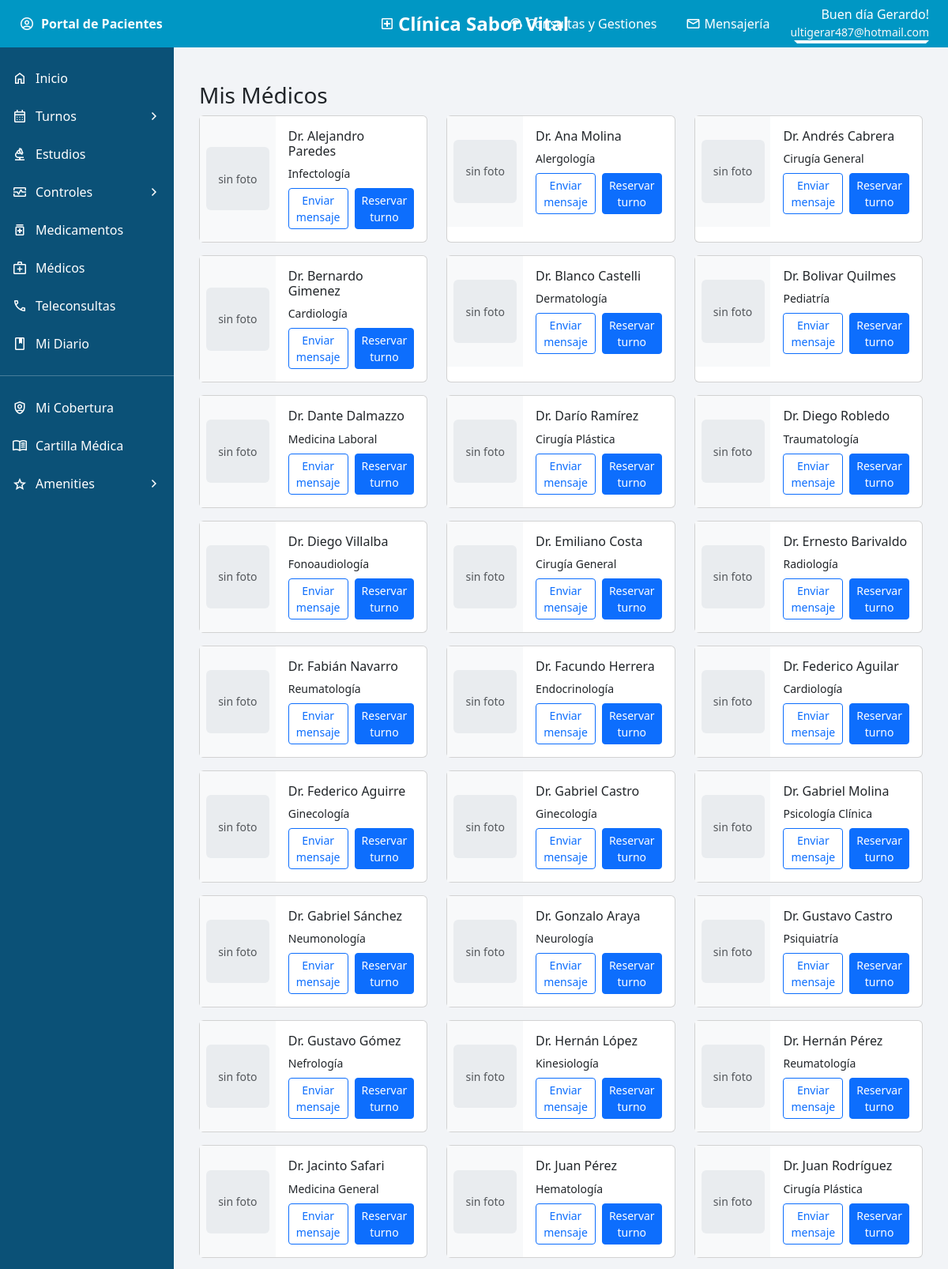
/pacientes/mis-medicos/12/ (signed in, upper part), run on the app's committed database.
### pacientes/models.py (models this page shows, shortened)
class Paciente(models.Model):
    perfil_usuario = models.ForeignKey(
        'usuarios.PerfilUsuario',
        on_delete=models.CASCADE,
        related_name="pacientes_asociados"
    )
    nombre = models.CharField(max_length=100)
    apellido = models.CharField(max_length=100)
    dni = models.CharField(max_length=20)
    email = models.EmailField()
    telefono = models.CharField(max_length=30)
    fecha_nacimiento = models.DateField(null=True, blank=True)
    obra_social = models.CharField(max_length=100, null=True, blank=True)

### profesionales/models.py (models this page shows, shortened)
class Profesional(models.Model):
    TIPO_CONSULTA = [
    ('PRES', 'Presencial'),
    ('TELE', 'Teleconsulta'),
    ('AMBOS', 'Hibrida'),
    ]
    nombre = models.CharField(max_length=100)
    email = models.EmailField(unique=True)
    matricula = models.CharField(max_length=50)
    telefono = models.CharField(max_length=30, null=True, blank=True)
    foto = models.ImageField(upload_to='profesionales/', null=True, blank=True)
    estado = models.BooleanField(default=True)
    servicios = models.ManyToManyField(Servicio, blank=True)
    disponibilidad = models.CharField(max_length=200)
    piso = models.IntegerField()
    consultorio = models.CharField(max_length=20, blank=True, null=True)
    horario_inicio = models.TimeField(blank=True, null=True)
    horario_fin = models.TimeField(blank=True, null=True)
    dias_disponibles = models.CharField(max_length=100, blank=True, null=True)
    tipo_consulta = models.CharField(max_length=5, choices=TIPO_CONSULTA, default='PRES')
    especialidad = models.ForeignKey(
        Especialidad,
        on_delete=models.PROTECT,
        related_name='profesionales'
    )
    class Meta:
        verbose_name = "Profesional"
        verbose_name_plural = "Profesionales"

class Especialidad(models.Model):
    nombre = models.CharField(max_length=100, unique=True)
    descripcion = models.TextField(blank=True, null=True)
    class Meta:
        verbose_name = "Especialidad"
        verbose_name_plural = "Especialidades"

### pacientes/views.py (the view)
# urls.py: path("mis-medicos/<int:paciente_id>/", views.mis_medicos, name="mis_medicos"),
def mis_medicos(request, paciente_id):
    paciente = cargar_paciente(request, paciente_id)
    profesionales = Profesional.objects.filter(estado=True).order_by("nombre")
    return render(request, "pacientes/mis_medicos.html", {
        "paciente": paciente,
        "paciente_id": paciente_id,
        "profesionales": profesionales,
    })

### pacientes/context_processors.py (called while the page is built)
def paciente_context(request):
    paciente = None
    paciente_id = None
    try:
        perfil = request.user.perfil
        if perfil and hasattr(perfil, "pacientes"):
            paciente_id = request.session.get("paciente_id")
            if paciente_id:
                paciente = perfil.pacientes.filter(id=paciente_id).first()
    except:
        pass
    return {
        "paciente": paciente,
        "paciente_id": paciente_id,
    }

### pacientes/views.py (called while the page is built)
def cargar_paciente(request, paciente_id):
    perfil = request.user.perfil
    return perfil.pacientes.get(pk=paciente_id)

### pacientes/templates/pacientes/mis_medicos.html (shortened to what this page needs)
{% extends "base.html" %}
{% block content %}
<div class="container py-4">
    <h3>Mis Médicos</h3>
    <div class="row">
        {% for p in profesionales %}
        <div class="col-md-4 mb-3">
            <div class="card h-100">
                <div class="row g-0">
                    <div class="col-4 d-flex align-items-center justify-content-center bg-light">
                        {% if p.foto %}
                            <img src="{{ p.foto.url }}" class="img-fluid rounded-start" style="max-height:90px;">
                        {% else %}
                            <div style="width:80px;height:80px;background:#e9ecef;border-radius:6px;display:flex;align-items:center;justify-content:center;">
                                <small class="text-muted">sin foto</small>
                            </div>
                        {% endif %}
                    </div>
                    <div class="col-8">
                        <div class="card-body">
                            <h6 class="card-title">{{ p.nombre }}</h6>
                            <p class="card-text small mb-2">{{ p.especialidad.nombre }}</p>
                            <div class="d-flex gap-2">
                                <a class="btn btn-outline-primary btn-sm" href="{% url 'pacientes:mensajeria' paciente.id %}">Enviar mensaje</a>
                                {% if p.estado %}
                                    {% if paciente %}
                                        <a class="btn btn-primary btn-sm" href="{% url 'turnos:solicitar_turno' paciente.id % }}?prof={{ p.id }}">Reservar turno</a>
                                {% else %}
                                    <button class="btn btn-secondary btn-sm" disabled>Sin turnos web</button>
                                {% endif %}
                            </div>
                        </div>
                    </div>
                </div>
            </div>
        </div>
        {% endfor %}
    </div>
</div>
{% endblock %}

### templates/base.html (shortened to what this page needs)
{% load static %}
<!DOCTYPE html>
<html lang="es">
<head>
    <link href="https://cdn.jsdelivr.net/npm/bootstrap@5.3.2/dist/css/bootstrap.min.css" rel="stylesheet">
    <link rel="stylesheet" href="{% static 'css/layout.css' %}">
</head>
<body>
    <div class="topbar d-flex align-items-center justify-content-between px-4 text-white">
        <div class="d-flex align-items-center gap-2 fw-bold">
            <span class="material-symbols-outlined">account_circle</span>
            Portal de Pacientes
        </div>
        <div class="topbar-center position-absolute start-50 translate-middle-x">
            <a href="{% url 'usuarios:portal_paciente' paciente.id %}"
                class="d-flex align-items-center gap-1 text-white text-decoration-none">
                <span class="material-symbols-outlined">local_hospital</span>
                Clínica Sabor Vital
            </a>
        </div>
        <div class="d-flex align-items-center gap-3 ms-auto">
            <a href="{% url 'pacientes:consultas_gestiones' paciente.id %}"
               class="topbar-link d-flex align-items-center gap-1 text-white text-decoration-none">
                <span class="material-symbols-outlined">support_agent</span>
                Consultas y Gestiones
            </a>
            <a href="{% url 'pacientes:mensajeria' paciente.id %}"
               class="topbar-link d-flex align-items-center gap-1 text-white text-decoration-none">
                <span class="material-symbols-outlined">mail</span>
                Mensajería
            </a>
            <div class="dropdown">
                <div class="d-flex flex-column text-end text-white dropdown-toggle"
                     data-bs-toggle="dropdown" style="cursor:pointer;">
                    <span>Buen día {{ paciente.nombre }}!</span>
                    <small class="text-light">{{ paciente.email }}</small>
                </div>
            </div>
        </div>
    </div>
    <div class="sidebar">
        <a href="{% url 'usuarios:portal_paciente' paciente.id %}">
            <span class="material-symbols-outlined">home</span>
            <span class="text">Inicio</span>
        </a>
        <a data-bs-toggle="collapse" href="#submenuTurnos">
            <span class="material-symbols-outlined">calendar_month</span>
            <span class="text">Turnos</span>
            <span class="material-symbols-outlined">chevron_right</span>
        </a>
        <a href="{% url 'pacientes:estudios' paciente.id %}">
            <span class="material-symbols-outlined">biotech</span>
            <span class="text">Estudios</span>
        </a>
        <a data-bs-toggle="collapse" href="#submenuControles">
            <span class="material-symbols-outlined">monitor_heart</span>
            <span class="text">Controles</span>
            <span class="material-symbols-outlined">chevron_right</span>
        </a>
        <a href="{% url 'pacientes:medicamentos' paciente.id %}">
            <span class="material-symbols-outlined">medication</span>
            <span class="text">Medicamentos</span>
        </a>
        <a href="{% url 'pacientes:mis_medicos' paciente.id %}">
            <span class="material-symbols-outlined">medical_services</span>
            <span class="text">Médicos</span>
        </a>
        <a href="{% url 'pacientes:teleconsultas' paciente.id %}">
            <span class="material-symbols-outlined">call</span>
            <span class="text">Teleconsultas</span>
        </a>
        <a href="{% url 'pacientes:mi_diario' paciente.id %}">
            <span class="material-symbols-outlined">book</span>
            <span class="text">Mi Diario</span>
        </a>
        <hr class="text-white">
        <a href="#">
            <span class="material-symbols-outlined">shield_person</span>
            <span class="text">Mi Cobertura</span>
        </a>
        <a href="{% url 'pacientes:cartilla' paciente.id %}">
            <span class="material-symbols-outlined">menu_book</span>
            <span class="text">Cartilla Médica</span>
        </a>
        <a data-bs-toggle="collapse" href="#submenuAmenities">
            <span class="material-symbols-outlined">grade</span>
            <span class="text">Amenities</span>
            <span class="material-symbols-outlined">chevron_right</span>
        </a>
    </div>
    <div class="content">
        {% block content %}{% endblock %}
    </div>
</body>
</html>

### static/css/layout.css (style rules this page uses)
body { background-color: #f2f4f7; margin: 0; }
.material-symbols-outlined { font-size: 20px; color: white; }
.topbar { background-color: #0097c4; height: 60px; position: fixed; top: 0; left: 0; right: 0; z-index: 1000; }
.sidebar { background-color: #0b5177; width: 220px; position: fixed; top: 60px; bottom: 0; left: 0; overflow-y: auto; padding-top: 15px; }
.sidebar a { color: #fff; text-decoration: none; padding: 12px 15px; display: flex; align-items: center; justify-content: space-between; }
.sidebar .text { flex-grow: 1; margin-left: 10px; }
.content { margin-left: 220px; margin-top: 60px; padding: 20px; }
.topbar-center { font-size: 1.5rem; font-weight: 600; position: relative; }
.topbar-link { padding: 6px 10px; border-radius: 6px; transition: background-color 0.2s ease; }

### data on the page
Paciente: nombre "Gerardo", email "ultigerar487@hotmail.com"
Profesional: foto "sin foto", nombre "Dr. Alejandro Paredes", especialidad.nombre "Infectología"
Profesional: foto "sin foto", nombre "Dr. Ana Molina", especialidad.nombre "Alergología"
Profesional: foto "sin foto", nombre "Dr. Andrés Cabrera", especialidad.nombre "Cirugía General"
Profesional: foto "sin foto", nombre "Dr. Bernardo Gimenez", especialidad.nombre "Cardiología"
Profesional: foto "sin foto", nombre "Dr. Blanco Castelli", especialidad.nombre "Dermatología"
Profesional: foto "sin foto", nombre "Dr. Bolivar Quilmes", especialidad.nombre "Pediatría"
Profesional: foto "sin foto", nombre "Dr. Dante Dalmazzo", especialidad.nombre "Medicina Laboral"
Profesional: foto "sin foto", nombre "Dr. Darío Ramírez", especialidad.nombre "Cirugía Plástica"
Profesional: foto "sin foto", nombre "Dr. Diego Robledo", especialidad.nombre "Traumatología"
Profesional: foto "sin foto", nombre "Dr. Diego Villalba", especialidad.nombre "Fonoaudiología"
Profesional: foto "sin foto", nombre "Dr. Emiliano Costa", especialidad.nombre "Cirugía General"
Profesional: foto "sin foto", nombre "Dr. Ernesto Barivaldo", especialidad.nombre "Radiología"
Profesional: foto "sin foto", nombre "Dr. Fabián Navarro", especialidad.nombre "Reumatología"
Profesional: foto "sin foto", nombre "Dr. Facundo Herrera", especialidad.nombre "Endocrinología"
Profesional: foto "sin foto", nombre "Dr. Federico Aguilar", especialidad.nombre "Cardiología"
Profesional: foto "sin foto", nombre "Dr. Federico Aguirre", especialidad.nombre "Ginecología"
Profesional: foto "sin foto", nombre "Dr. Gabriel Castro", especialidad.nombre "Ginecología"
Profesional: foto "sin foto", nombre "Dr. Gabriel Molina", especialidad.nombre "Psicología Clínica"
Profesional: foto "sin foto", nombre "Dr. Gabriel Sánchez", especialidad.nombre "Neumonología"
Profesional: foto "sin foto", nombre "Dr. Gonzalo Araya", especialidad.nombre "Neurología"
Profesional: foto "sin foto", nombre "Dr. Gustavo Castro", especialidad.nombre "Psiquiatría"
Profesional: foto "sin foto", nombre "Dr. Gustavo Gómez", especialidad.nombre "Nefrología"
Profesional: foto "sin foto", nombre "Dr. Hernán López", especialidad.nombre "Kinesiología"
Profesional: foto "sin foto", nombre "Dr. Hernán Pérez", especialidad.nombre "Reumatología"
Profesional: foto "sin foto", nombre "Dr. Jacinto Safari", especialidad.nombre "Medicina General"
Profesional: foto "sin foto", nombre "Dr. Juan Pérez", especialidad.nombre "Hematología"
Profesional: foto "sin foto", nombre "Dr. Juan Rodríguez", especialidad.nombre "Cirugía Plástica"
